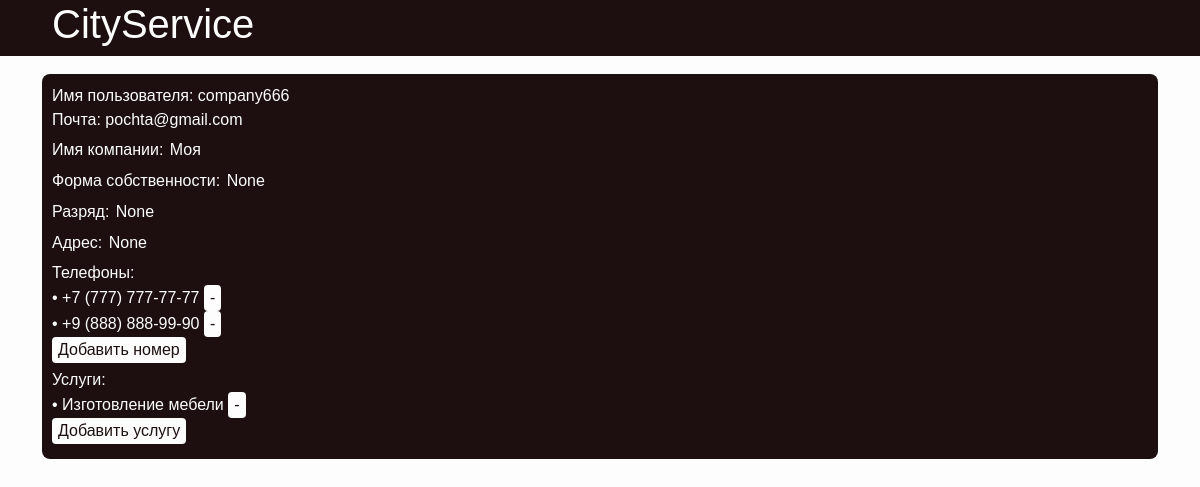
The page /cityservice/accounts/profile (signed in) on the database its author committed.
### accounts/models.py (models this page shows)
class Account(AbstractUser):
    group = models.ForeignKey(Group, on_delete=models.CASCADE)
    groups = None
    user_permissions = None
    first_name = None
    last_name = None
    class Meta:
        db_table = "auth_account"

### etc/models.py (models this page shows)
class Company(models.Model):
    id = models.IntegerField(primary_key=True)
    name = models.CharField(max_length=150, null=False) #blank = False?
    rank = models.IntegerField(null=True)
    type_of_ownership = models.CharField(max_length=150, null=True)
    address = models.CharField(max_length=200, null=True)
    account = models.ForeignKey(Account, on_delete=models.CASCADE)
    services = models.ManyToManyField(Service)
    specializations = models.ManyToManyField(Specialization)
    holidays = models.ManyToManyField(Holiday)
    day_of_work = models.ManyToManyField(Day_of_work)
    class Meta:
        db_table = "company"

class Phone(models.Model):
    id = models.IntegerField(primary_key=True)
    phone = models.CharField(max_length=15, null=False)
    company = models.ForeignKey(Company, on_delete=models.CASCADE)
    class Meta:
        db_table = "phone"

class Service(models.Model):
    id = models.IntegerField(primary_key=True)
    name = models.CharField(max_length=150, null=False)
    specialization = models.ForeignKey(Specialization, on_delete=models.CASCADE)
    class Meta:
        db_table = "service"

### accounts/views.py (the view)
# urls.py: path('cityservice/accounts/profile', profile, name='account_profile'),
def profile(request):
    account = Account.objects.get(username=request.user)
    context = {}
    if account:
        context['account'] = account
        if account.group.id == 1:
            user = User.objects.get(account=account.pk)
            context['info'] = user
        else:
            company = Company.objects.get(account=account.pk)
            phones = Phone.objects.filter(company=company.pk)
            print(phones)
            print(company)
            print(company.services.all())
            context['allServices'] = Service.objects.all()
            context['info'] = company
            context['formPhone'] = CompanyAddPhone()
            context['formService'] = CompanyAddService()
            context['phones'] = phones
            context['services'] = company.services.all()
    else:
        pass
    return render(request, 'profile.html', context)

### etc/forms.py
class CompanyAddPhone(forms.Form):
    phone = forms.CharField(widget=forms.TextInput(
        attrs={
            'class': 'cs-input',
            'placeholder': '+X (XXX) XXX-XX-XX',
            'pattern': '\+[0-9]{1} \([0-9]{3}\) [0-9]{3}-[0-9]{2}-[0-9]{2}',
            'type': 'text',
            'maxlength': 18,
        }
    ))
    class Meta:
        model = Company
        fields = ('phone')

class CompanyAddService(forms.Form):
    name = forms.CharField(widget=forms.TextInput(
        attrs={
            'class': 'cs-input',
        }
    ))
    class Meta:
        model = Company
        fields = ('name')

### accounts/templates/profile.html (shortened to what this page needs)
{% load static %}
<!DOCTYPE html>
<html lang="en">
<head>
    <link href="/static/bootstrap/css/bootstrap.min.css" rel="stylesheet">
    <link href="/static/profile_style.css" rel="stylesheet">
</head>
<body>
    <header>
        <div class="container ">
            <div class="row">
                <div class="col-12">
                    <h1 class="text-left cs-h1"><a class="cs-a" href={% url 'companies' %}>CityService</a></h1>
                </div>
            </div>
        </div>
    </header>
    <hr>
    <div class="container">
        <div class="row">
            <div class="col">
                <div class="cs-profile-div">
                    <div class="panel">
                        <label>Имя пользователя:</label>
                        {{ account.username }}
                    <div>
                    <div class="panel">
                        <label>Почта:</label>
                        {% if account.email %}
                                {{ account.email }}
                        {% else %}
                            <label>Отсутствует</label>
                            {% comment %} <br> {% endcomment %}
                        {% endif %}
                    </div>
                    {% if account.group.id == 1 %}
                        <div class="panel">
                            <form action={% url 'change_first_name' %} method="POST">
                                <label>Имя:</label>
                                {% csrf_token %}
                                <input placeholder="Имя" class="cs-input-base" type="text" name="first_name" value={{ info.first_name }}>
                            </form>
                        </div>
                        <div class="panel">
                            <form action={% url 'change_last_name' %} method="POST">
                                <label>Фамилия:</label>
                                {% csrf_token %}
                                <input placeholder="Фамилия" class="cs-input-base" type="text" name="last_name" value={{ info.last_name }}>
                            </form>
                        </div>
                    {% else %}
                        <div class="panel">
                            <form action={% url 'change_name' %} method="POST">
                                <label>Имя компании:</label>
                                <input placeholder="Имя компании" class="cs-input-base" type="text" name="name" value={{ info.name }}>
                            </form>
                        </div>
                        <div class="panel">
                            <form action={% url 'change_ownership' %} method="POST">
                                <label>Форма собственности:</label>
                                <input placeholder="Форма собственности" class="cs-input-base" type="text" name="type_of_ownership" value={{ info.type_of_ownership }}>
                            </form>
                        </div>
                        <div class="panel">
                            <form action={% url 'change_rank' %} method="POST">
                                <label>Разряд:</label>
                                <input placeholder="Разряд" class="cs-input-base" type="text" name="rank" value={{ info.rank }}>
                            </form>
                        </div>
                        <div class="panel">
                            <form action={% url 'change_address' %} method="POST">
                                <label>Адрес:</label>
                                <input placeholder="Адрес" class="cs-input-base" type="text" name="address" value={{ info.address }}>
                            </form>
                        </div>
                        <div class="panel">
                            <label>Телефоны:</label>
                            {% if phones %}
                                {% for phone in phones %}
                                    <div>
                                        <form method="POST" action={% url 'delete_phone' %}>
                                            <span class="tochka"> • </span> {{ phone.phone }}
                                            <input type="submit" class="cs-button-delete" value="-">
                                        </form>
                                    </div>
                                {% endfor %}
                            {% endif %}
                            <input type="submit" id="add_panel_knopka" class="cs-button-delete" value="Добавить номер" onclick=add_phone_panel(0)>
                            <br>
                        </div>
                        <div class="panel">
                            <label>Услуги:</label>
                            {% if services %}
                                {% for service in services %}
                                <div>
                                    <form method="POST" action={% url 'delete_service' %}>
                                        <span class="tochka"> • </span> {{ service.name }}
                                        <input type="submit" class="cs-button-delete" value="-">
                                    </form>
                                </div>
                                {% endfor %}
                            {% endif %}
                            <input type="submit" id="add_panel_knopka_service" class="cs-button-delete" value="Добавить услугу" onclick=add_service_panel(0)>
                            <br>
                        </div>
                    {% endif %}
                </div>
            </div>
        </div>
    </div>
</body>
</html>

### static/profile_style.css (style rules this page uses)
:root { --colorBlack: #1D0F0F; --colorWhite: #fdfdfd; --colorGray: #a3a3a3; }
body { font-family: Arial, Helvetica, sans-serif; background-color: var(--colorWhite); }
.cs-h1 { color: var(--colorWhite); }
header { background-color: var(--colorBlack); margin-bottom: -15px; }
hr { color: var(--colorWhite); }
.cs-button-delete { border-radius: 4px; background-color: var(--colorWhite); color: var(--colorBlack); border-style: hidden; }
.cs-a { text-decoration: none; color: var(--colorWhite); margin-left: 10px; }
.cs-profile-div { padding: 10px; background-color: var(--colorBlack); border-radius: 8px; color: var(--colorWhite); }
.tochka { color: var(--colorWhite); }
.panel { margin-bottom: 5px; }
.cs-input-base { border: none; background-color: var(--colorBlack); color: var(--colorWhite); width: 150px; }

### rows shown on the page
Company: type_of_ownership "None", rank "None", address "None"
Phone: phone "+7 (777) 777-77-77"
Phone: phone "+9 (888) 888-99-90"
Service: name "Изготовление мебели"

### other values the page prints
{{ account.username }} "company666"
{{ account.email }} "pochta@gmail.com"
